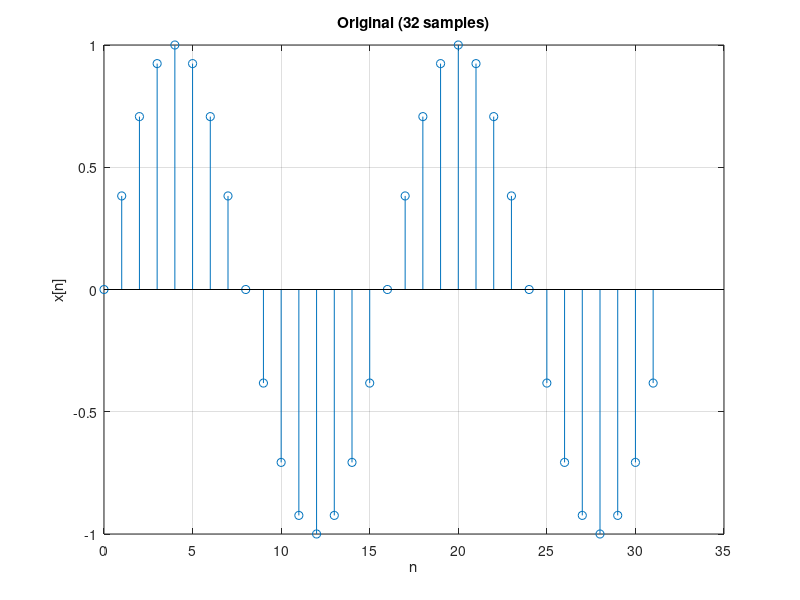
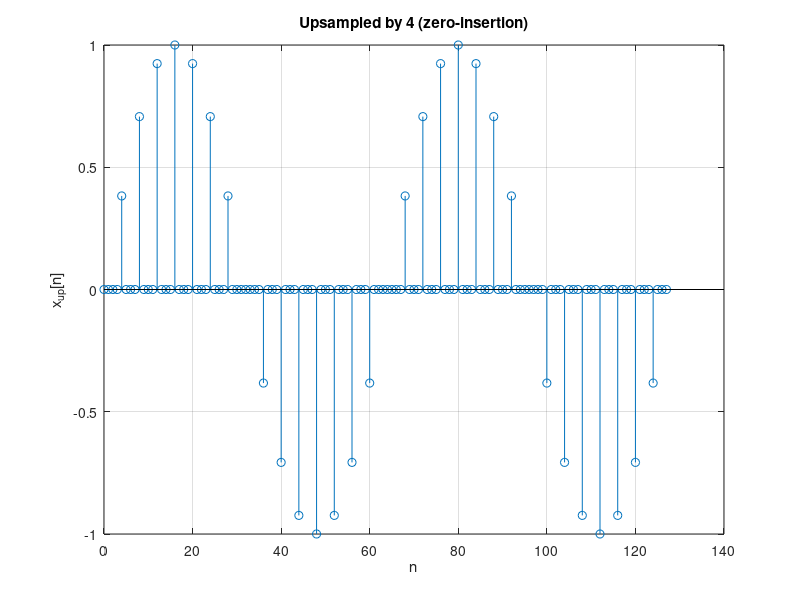
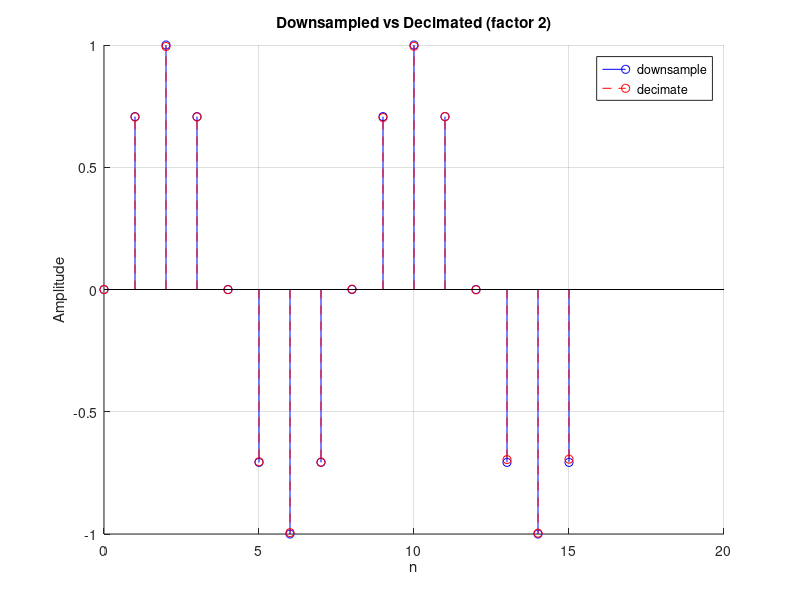

Here is the MATLAB script that generated these plots, in order:
% Resampling — Upsample and downsample signals
% Demonstrates upsample, downsample, and decimate.
clear
close all

% Original signal: 32 samples of a sine
n = 0:31;
x = sin(2*pi*n/16);

% Upsample by 4
x_up = upsample(x, 4);

% Downsample by 2
x_down = downsample(x, 2);

% Decimate by 2 (with anti-alias filter)
x_dec = decimate(x, 2);

figure(1)
stem(n, x)
title('Original (32 samples)')
xlabel('n')
ylabel('x[n]')
grid on

figure(2)
stem(0:length(x_up)-1, x_up)
title('Upsampled by 4 (zero-insertion)')
xlabel('n')
ylabel('x_{up}[n]')
grid on

figure(3)
hold on
stem(0:length(x_down)-1, x_down, 'b-')
stem(0:length(x_dec)-1, x_dec, 'r--')
hold off
title('Downsampled vs Decimated (factor 2)')
xlabel('n')
ylabel('Amplitude')
legend('downsample', 'decimate')
grid on
